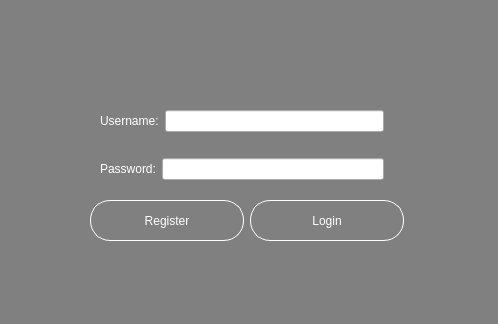
<?xml version="1.0" encoding="UTF-8"?>
<ui version="4.0">
 <class>Loginner</class>
 <widget class="QMainWindow" name="Loginner">
  <property name="geometry">
   <rect>
    <x>0</x>
    <y>0</y>
    <width>498</width>
    <height>324</height>
   </rect>
  </property>
  <property name="windowTitle">
   <string>Loginner</string>
  </property>
  <widget class="QWidget" name="centralwidget">
   <widget class="QPushButton" name="pushButton_Login">
    <property name="geometry">
     <rect>
      <x>250</x>
      <y>200</y>
      <width>154</width>
      <height>41</height>
     </rect>
    </property>
    <property name="palette">
     <palette>
      <active>
       <colorrole role="WindowText">
        <brush brushstyle="SolidPattern">
         <color alpha="255">
          <red>255</red>
          <green>255</green>
          <blue>255</blue>
         </color>
        </brush>
       </colorrole>
       <colorrole role="Text">
        <brush brushstyle="SolidPattern">
         <color alpha="255">
          <red>255</red>
          <green>255</green>
          <blue>255</blue>
         </color>
        </brush>
       </colorrole>
       <colorrole role="ButtonText">
        <brush brushstyle="SolidPattern">
         <color alpha="255">
          <red>255</red>
          <green>255</green>
          <blue>255</blue>
         </color>
        </brush>
       </colorrole>
       <colorrole role="PlaceholderText">
        <brush brushstyle="SolidPattern">
         <color alpha="128">
          <red>255</red>
          <green>255</green>
          <blue>255</blue>
         </color>
        </brush>
       </colorrole>
      </active>
      <inactive>
       <colorrole role="WindowText">
        <brush brushstyle="SolidPattern">
         <color alpha="255">
          <red>255</red>
          <green>255</green>
          <blue>255</blue>
         </color>
        </brush>
       </colorrole>
       <colorrole role="Text">
        <brush brushstyle="SolidPattern">
         <color alpha="255">
          <red>255</red>
          <green>255</green>
          <blue>255</blue>
         </color>
        </brush>
       </colorrole>
       <colorrole role="ButtonText">
        <brush brushstyle="SolidPattern">
         <color alpha="255">
          <red>255</red>
          <green>255</green>
          <blue>255</blue>
         </color>
        </brush>
       </colorrole>
       <colorrole role="PlaceholderText">
        <brush brushstyle="SolidPattern">
         <color alpha="128">
          <red>255</red>
          <green>255</green>
          <blue>255</blue>
         </color>
        </brush>
       </colorrole>
      </inactive>
      <disabled>
       <colorrole role="WindowText">
        <brush brushstyle="SolidPattern">
         <color alpha="255">
          <red>120</red>
          <green>120</green>
          <blue>120</blue>
         </color>
        </brush>
       </colorrole>
       <colorrole role="Text">
        <brush brushstyle="SolidPattern">
         <color alpha="255">
          <red>120</red>
          <green>120</green>
          <blue>120</blue>
         </color>
        </brush>
       </colorrole>
       <colorrole role="ButtonText">
        <brush brushstyle="SolidPattern">
         <color alpha="255">
          <red>120</red>
          <green>120</green>
          <blue>120</blue>
         </color>
        </brush>
       </colorrole>
       <colorrole role="PlaceholderText">
        <brush brushstyle="SolidPattern">
         <color alpha="128">
          <red>0</red>
          <green>0</green>
          <blue>0</blue>
         </color>
        </brush>
       </colorrole>
      </disabled>
     </palette>
    </property>
    <property name="styleSheet">
     <string notr="true"> QPushButton#pushButton_Login {
      border-style: outset;
      border-width: 1px;
      border-radius: 20px;
      border-color: white;
      font:  12px;
      min-width: 10em;
      padding: 6px;
  }</string>
    </property>
    <property name="text">
     <string>Login</string>
    </property>
   </widget>
   <widget class="QPushButton" name="pushButton_2_Register">
    <property name="geometry">
     <rect>
      <x>90</x>
      <y>200</y>
      <width>154</width>
      <height>41</height>
     </rect>
    </property>
    <property name="palette">
     <palette>
      <active>
       <colorrole role="ButtonText">
        <brush brushstyle="SolidPattern">
         <color alpha="255">
          <red>255</red>
          <green>255</green>
          <blue>255</blue>
         </color>
        </brush>
       </colorrole>
      </active>
      <inactive>
       <colorrole role="ButtonText">
        <brush brushstyle="SolidPattern">
         <color alpha="255">
          <red>255</red>
          <green>255</green>
          <blue>255</blue>
         </color>
        </brush>
       </colorrole>
      </inactive>
      <disabled>
       <colorrole role="ButtonText">
        <brush brushstyle="SolidPattern">
         <color alpha="255">
          <red>120</red>
          <green>120</green>
          <blue>120</blue>
         </color>
        </brush>
       </colorrole>
      </disabled>
     </palette>
    </property>
    <property name="styleSheet">
     <string notr="true"> QPushButton#pushButton_2_Register {
      border-style: outset;
      border-width: 1px;
      border-radius: 20px;
      border-color: white;
      font:  12px;
      min-width: 10em;
      padding: 6px;
  }</string>
    </property>
    <property name="text">
     <string>Register</string>
    </property>
   </widget>
   <widget class="QLabel" name="label_picture">
    <property name="geometry">
     <rect>
      <x>0</x>
      <y>0</y>
      <width>501</width>
      <height>331</height>
     </rect>
    </property>
    <property name="autoFillBackground">
     <bool>false</bool>
    </property>
    <property name="styleSheet">
     <string notr="true">background:grey</string>
    </property>
    <property name="text">
     <string/>
    </property>
    <property name="pixmap">
     <pixmap>poze/test_5.jpg</pixmap>
    </property>
    <property name="scaledContents">
     <bool>true</bool>
    </property>
   </widget>
   <widget class="QWidget" name="layoutWidget">
    <property name="geometry">
     <rect>
      <x>100</x>
      <y>90</y>
      <width>284</width>
      <height>111</height>
     </rect>
    </property>
    <layout class="QVBoxLayout" name="verticalLayout">
     <item>
      <layout class="QHBoxLayout" name="horizontalLayout">
       <item>
        <widget class="QLabel" name="label_username">
         <property name="palette">
          <palette>
           <active>
            <colorrole role="WindowText">
             <brush brushstyle="SolidPattern">
              <color alpha="255">
               <red>255</red>
               <green>255</green>
               <blue>255</blue>
              </color>
             </brush>
            </colorrole>
            <colorrole role="Text">
             <brush brushstyle="SolidPattern">
              <color alpha="255">
               <red>255</red>
               <green>255</green>
               <blue>255</blue>
              </color>
             </brush>
            </colorrole>
            <colorrole role="PlaceholderText">
             <brush brushstyle="SolidPattern">
              <color alpha="128">
               <red>255</red>
               <green>255</green>
               <blue>255</blue>
              </color>
             </brush>
            </colorrole>
           </active>
           <inactive>
            <colorrole role="WindowText">
             <brush brushstyle="SolidPattern">
              <color alpha="255">
               <red>255</red>
               <green>255</green>
               <blue>255</blue>
              </color>
             </brush>
            </colorrole>
            <colorrole role="Text">
             <brush brushstyle="SolidPattern">
              <color alpha="255">
               <red>255</red>
               <green>255</green>
               <blue>255</blue>
              </color>
             </brush>
            </colorrole>
            <colorrole role="PlaceholderText">
             <brush brushstyle="SolidPattern">
              <color alpha="128">
               <red>255</red>
               <green>255</green>
               <blue>255</blue>
              </color>
             </brush>
            </colorrole>
           </inactive>
           <disabled>
            <colorrole role="WindowText">
             <brush brushstyle="SolidPattern">
              <color alpha="255">
               <red>120</red>
               <green>120</green>
               <blue>120</blue>
              </color>
             </brush>
            </colorrole>
            <colorrole role="Text">
             <brush brushstyle="SolidPattern">
              <color alpha="255">
               <red>120</red>
               <green>120</green>
               <blue>120</blue>
              </color>
             </brush>
            </colorrole>
            <colorrole role="PlaceholderText">
             <brush brushstyle="SolidPattern">
              <color alpha="128">
               <red>0</red>
               <green>0</green>
               <blue>0</blue>
              </color>
             </brush>
            </colorrole>
           </disabled>
          </palette>
         </property>
         <property name="text">
          <string>Username:</string>
         </property>
        </widget>
       </item>
       <item>
        <widget class="QLineEdit" name="lineEdit_username"/>
       </item>
      </layout>
     </item>
     <item>
      <layout class="QHBoxLayout" name="horizontalLayout_2">
       <item>
        <widget class="QLabel" name="label_2_password">
         <property name="palette">
          <palette>
           <active>
            <colorrole role="WindowText">
             <brush brushstyle="SolidPattern">
              <color alpha="255">
               <red>255</red>
               <green>255</green>
               <blue>255</blue>
              </color>
             </brush>
            </colorrole>
            <colorrole role="Text">
             <brush brushstyle="SolidPattern">
              <color alpha="255">
               <red>255</red>
               <green>255</green>
               <blue>255</blue>
              </color>
             </brush>
            </colorrole>
            <colorrole role="PlaceholderText">
             <brush brushstyle="SolidPattern">
              <color alpha="128">
               <red>255</red>
               <green>255</green>
               <blue>255</blue>
              </color>
             </brush>
            </colorrole>
           </active>
           <inactive>
            <colorrole role="WindowText">
             <brush brushstyle="SolidPattern">
              <color alpha="255">
               <red>255</red>
               <green>255</green>
               <blue>255</blue>
              </color>
             </brush>
            </colorrole>
            <colorrole role="Text">
             <brush brushstyle="SolidPattern">
              <color alpha="255">
               <red>255</red>
               <green>255</green>
               <blue>255</blue>
              </color>
             </brush>
            </colorrole>
            <colorrole role="PlaceholderText">
             <brush brushstyle="SolidPattern">
              <color alpha="128">
               <red>255</red>
               <green>255</green>
               <blue>255</blue>
              </color>
             </brush>
            </colorrole>
           </inactive>
           <disabled>
            <colorrole role="WindowText">
             <brush brushstyle="SolidPattern">
              <color alpha="255">
               <red>120</red>
               <green>120</green>
               <blue>120</blue>
              </color>
             </brush>
            </colorrole>
            <colorrole role="Text">
             <brush brushstyle="SolidPattern">
              <color alpha="255">
               <red>120</red>
               <green>120</green>
               <blue>120</blue>
              </color>
             </brush>
            </colorrole>
            <colorrole role="PlaceholderText">
             <brush brushstyle="SolidPattern">
              <color alpha="128">
               <red>0</red>
               <green>0</green>
               <blue>0</blue>
              </color>
             </brush>
            </colorrole>
           </disabled>
          </palette>
         </property>
         <property name="text">
          <string>Password:</string>
         </property>
        </widget>
       </item>
       <item>
        <widget class="QLineEdit" name="lineEdit_2_password"/>
       </item>
      </layout>
     </item>
    </layout>
   </widget>
   <widget class="QLabel" name="Logo">
    <property name="geometry">
     <rect>
      <x>215</x>
      <y>5</y>
      <width>70</width>
      <height>60</height>
     </rect>
    </property>
    <property name="text">
     <string/>
    </property>
    <property name="pixmap">
     <pixmap>poze/emblem#1.png</pixmap>
    </property>
    <property name="scaledContents">
     <bool>true</bool>
    </property>
   </widget>
   <zorder>label_picture</zorder>
   <zorder>layoutWidget</zorder>
   <zorder>pushButton_2_Register</zorder>
   <zorder>pushButton_Login</zorder>
   <zorder>Logo</zorder>
  </widget>
 </widget>
 <resources/>
 <connections/>
</ui>
